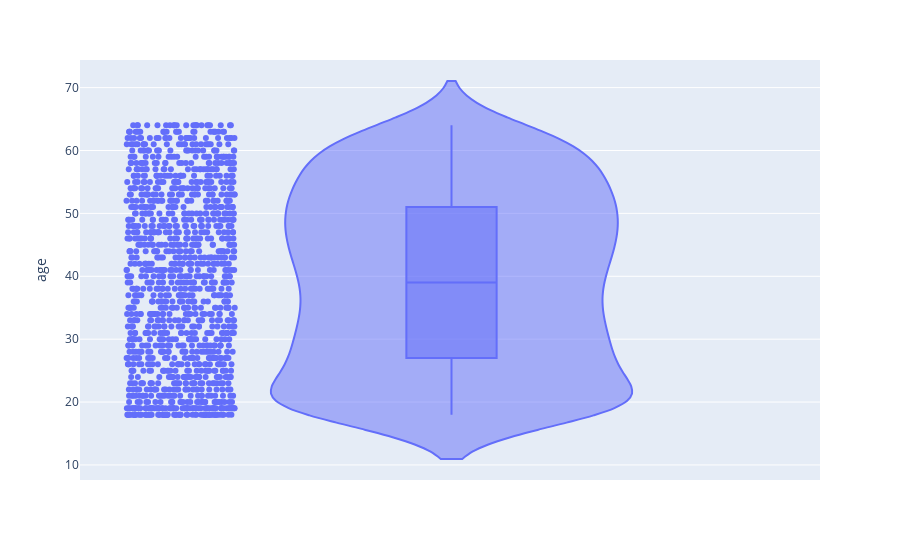

Here is the notebook cell this chart was saved with:
### Markdown cell above
### Checking statistics for age feature ###

### Code cell
fig = px.violin(df, y = "age", points = "all", box = True)
fig.show()

### Figure 1 — Plotly figure (JSON) as saved in the notebook; plotly's stock layout.template omitted (floating-point values rounded to 4 significant figures; data arrays with more than 128 entries replaced by an {"elided": "..."} marker saying what was removed)
{"data": [{"alignmentgroup": "True", "box": {"visible": true}, "hovertemplate": "age=%{y}<extra></extra>", "legendgroup": "", "marker": {"color": "#636efa"}, "name": "", "offsetgroup": "", "orientation": "v", "points": "all", "scalegroup": "True", "showlegend": false, "type": "violin", "x0": " ", "xaxis": "x", "y": {"elided": "1338 int values"}, "y0": " ", "yaxis": "y"}], "layout": {"legend": {"tracegroupgap": 0}, "margin": {"t": 60}, "violinmode": "group", "xaxis": {"anchor": "y", "domain": [0, 1]}, "yaxis": {"anchor": "x", "domain": [0, 1], "title": {"text": "age"}}}}
